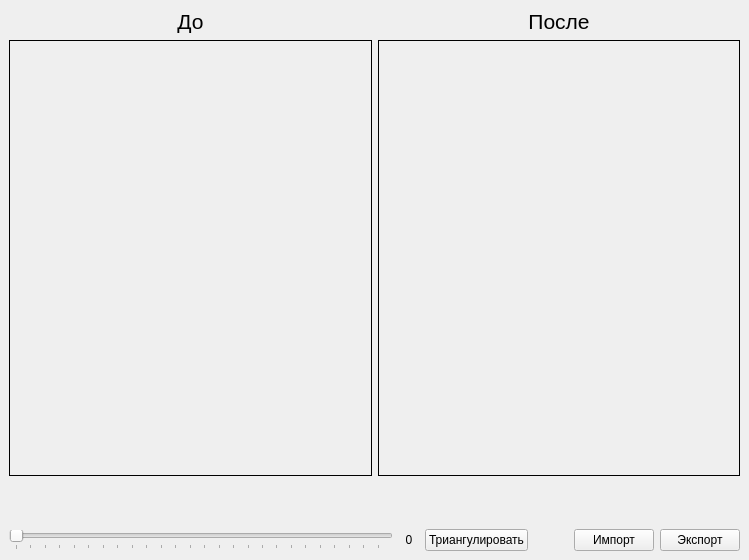
<?xml version="1.0" encoding="UTF-8"?>
<ui version="4.0">
 <class>MainWindow</class>
 <widget class="QMainWindow" name="MainWindow">
  <property name="geometry">
   <rect>
    <x>0</x>
    <y>0</y>
    <width>749</width>
    <height>560</height>
   </rect>
  </property>
  <property name="windowTitle">
   <string>MainWindow</string>
  </property>
  <widget class="QWidget" name="centralwidget">
   <layout class="QVBoxLayout" name="verticalLayout" stretch="0,1,0,0">
    <item>
     <layout class="QHBoxLayout" name="horizontalLayout_2">
      <item>
       <widget class="QLabel" name="label_before">
        <property name="font">
         <font>
          <pointsize>16</pointsize>
         </font>
        </property>
        <property name="text">
         <string>До</string>
        </property>
        <property name="alignment">
         <set>Qt::AlignCenter</set>
        </property>
       </widget>
      </item>
      <item>
       <widget class="QLabel" name="label_after">
        <property name="font">
         <font>
          <pointsize>16</pointsize>
         </font>
        </property>
        <property name="text">
         <string>После</string>
        </property>
        <property name="alignment">
         <set>Qt::AlignCenter</set>
        </property>
       </widget>
      </item>
     </layout>
    </item>
    <item>
     <layout class="QHBoxLayout" name="horizontalLayout_3">
      <item>
       <widget class="ScaledLabel" name="Label_Image_before">
        <property name="enabled">
         <bool>true</bool>
        </property>
        <property name="sizePolicy">
         <sizepolicy hsizetype="Ignored" vsizetype="Ignored">
          <horstretch>0</horstretch>
          <verstretch>0</verstretch>
         </sizepolicy>
        </property>
        <property name="minimumSize">
         <size>
          <width>300</width>
          <height>300</height>
         </size>
        </property>
        <property name="font">
         <font>
          <pointsize>25</pointsize>
         </font>
        </property>
        <property name="frameShape">
         <enum>QFrame::Box</enum>
        </property>
        <property name="text">
         <string/>
        </property>
        <property name="alignment">
         <set>Qt::AlignCenter</set>
        </property>
       </widget>
      </item>
      <item>
       <widget class="ScaledLabel" name="Label_Image_after">
        <property name="enabled">
         <bool>true</bool>
        </property>
        <property name="sizePolicy">
         <sizepolicy hsizetype="Ignored" vsizetype="Ignored">
          <horstretch>0</horstretch>
          <verstretch>0</verstretch>
         </sizepolicy>
        </property>
        <property name="minimumSize">
         <size>
          <width>300</width>
          <height>300</height>
         </size>
        </property>
        <property name="font">
         <font>
          <pointsize>25</pointsize>
         </font>
        </property>
        <property name="frameShape">
         <enum>QFrame::Box</enum>
        </property>
        <property name="text">
         <string/>
        </property>
        <property name="alignment">
         <set>Qt::AlignCenter</set>
        </property>
       </widget>
      </item>
     </layout>
    </item>
    <item>
     <spacer name="verticalSpacer">
      <property name="orientation">
       <enum>Qt::Vertical</enum>
      </property>
      <property name="sizeType">
       <enum>QSizePolicy::Fixed</enum>
      </property>
      <property name="sizeHint" stdset="0">
       <size>
        <width>47</width>
        <height>47</height>
       </size>
      </property>
     </spacer>
    </item>
    <item>
     <layout class="QHBoxLayout" name="horizontalLayout" stretch="1,0,0,0,0,0">
      <item>
       <widget class="QSlider" name="Slider">
        <property name="enabled">
         <bool>true</bool>
        </property>
        <property name="maximum">
         <number>255</number>
        </property>
        <property name="pageStep">
         <number>10</number>
        </property>
        <property name="value">
         <number>0</number>
        </property>
        <property name="sliderPosition">
         <number>0</number>
        </property>
        <property name="orientation">
         <enum>Qt::Horizontal</enum>
        </property>
        <property name="tickPosition">
         <enum>QSlider::TicksBelow</enum>
        </property>
       </widget>
      </item>
      <item>
       <widget class="QLabel" name="Label_slider">
        <property name="sizePolicy">
         <sizepolicy hsizetype="Fixed" vsizetype="Preferred">
          <horstretch>0</horstretch>
          <verstretch>0</verstretch>
         </sizepolicy>
        </property>
        <property name="minimumSize">
         <size>
          <width>20</width>
          <height>0</height>
         </size>
        </property>
        <property name="text">
         <string>0</string>
        </property>
        <property name="alignment">
         <set>Qt::AlignCenter</set>
        </property>
       </widget>
      </item>
      <item>
       <widget class="QPushButton" name="Button_Triangulate">
        <property name="text">
         <string>Триангулировать</string>
        </property>
       </widget>
      </item>
      <item>
       <spacer name="horizontalSpacer">
        <property name="orientation">
         <enum>Qt::Horizontal</enum>
        </property>
        <property name="sizeHint" stdset="0">
         <size>
          <width>40</width>
          <height>20</height>
         </size>
        </property>
       </spacer>
      </item>
      <item>
       <widget class="QPushButton" name="Button_Import">
        <property name="text">
         <string>Импорт</string>
        </property>
       </widget>
      </item>
      <item>
       <widget class="QPushButton" name="Button_Export">
        <property name="text">
         <string>Экспорт</string>
        </property>
       </widget>
      </item>
     </layout>
    </item>
   </layout>
  </widget>
 </widget>
 <customwidgets>
  <customwidget>
   <class>ScaledLabel</class>
   <extends>QLabel</extends>
   <header>custom_label</header>
  </customwidget>
 </customwidgets>
 <resources/>
 <connections/>
</ui>
